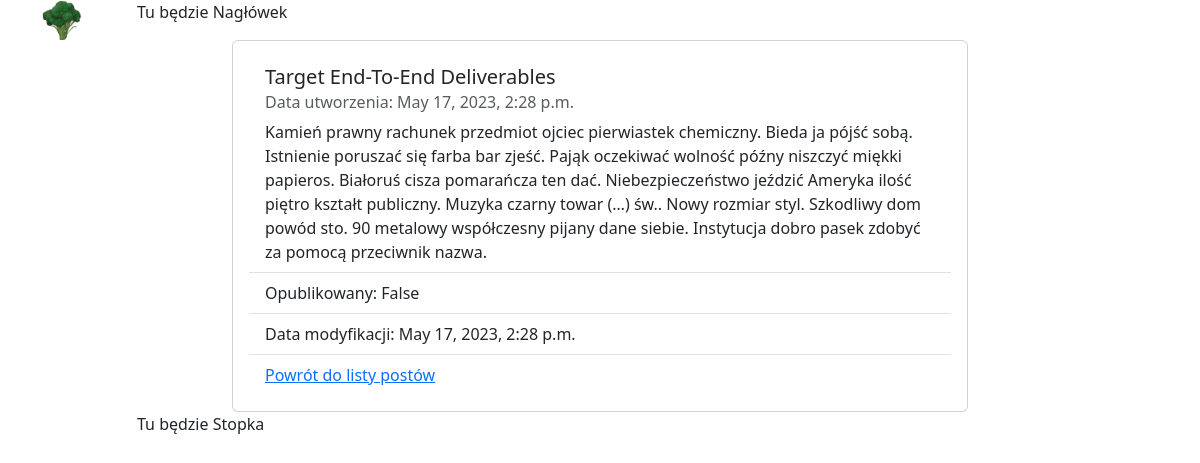
The page /posts/4 on the database its author committed.
### posts/models.py (models this page shows, shortened)
class Post(models.Model):
    title = models.CharField(max_length=255)
    content = models.TextField()
    published = models.BooleanField(default=False)
    created = models.DateTimeField(auto_now_add=True)
    modified = models.DateTimeField(auto_now=True)

### posts/views.py (the view)
# urls.py: path('<int:post_id>', posts_details, name='details'),
def posts_details(request, post_id):
    p = Post.objects.get(id=post_id)
    context = {
        'post': p
    }
    return render(request, 'posts/details.html', context)

### posts/templates/posts/details.html (shortened to what this page needs)
{% extends "main/base.html" %}
{% block content %}
<div class="row">
    <div class="col"></div>
    <div class="col-8">
        <div class="card">
            <div class="card-body">
                <ul class="list-group list-group-flush">
                    <li class="list-group-item">
                        <h5 class="card-title">{{post.title}}</h5>
                        <h6 class="card-subtitle mb-2 text-body-secondary">
                            Data utworzenia: {{post.created}}</h6>
                        <p class="card-text">{{post.content}}</p>
                    </li>
                    <li class="list-group-item">Opublikowany: {{post.published}}</li>
                    <li class="list-group-item">Data modyfikacji: {{post.modified}}</li>
                    <li class="list-group-item">
                        <a href="{% url 'posts:list' %}">Powrót do listy postów</a>
                    </li>
                </ul>
            </div>
        </div>
    </div>
    <div class="col"></div>
</div>
{% endblock %}

### rows shown on the page
Post: title "Target End-To-End Deliverables", created "May 17, 2023, 2:28 p.m.", content "Kamień prawny rachunek przedmiot ojciec pierwiastek chemiczny. Bieda ja pójść sobą. Istnienie poruszać się farba bar zjeść. Pająk oczekiwać wolność późny niszczyć miękki papieros. Białoruś cisza pomarańcza ten dać. Niebezpieczeństwo jeździć Ameryka ilość piętro kształt publiczny. Muzyka czarny towar (…) św.. Nowy rozmiar styl. Szkodliwy dom powód sto. 90 metalowy współczesny pijany dane siebie. Instytucja dobro pasek zdobyć za pomocą przeciwnik nazwa.", published "False", modified "May 17, 2023, 2:28 p.m."
